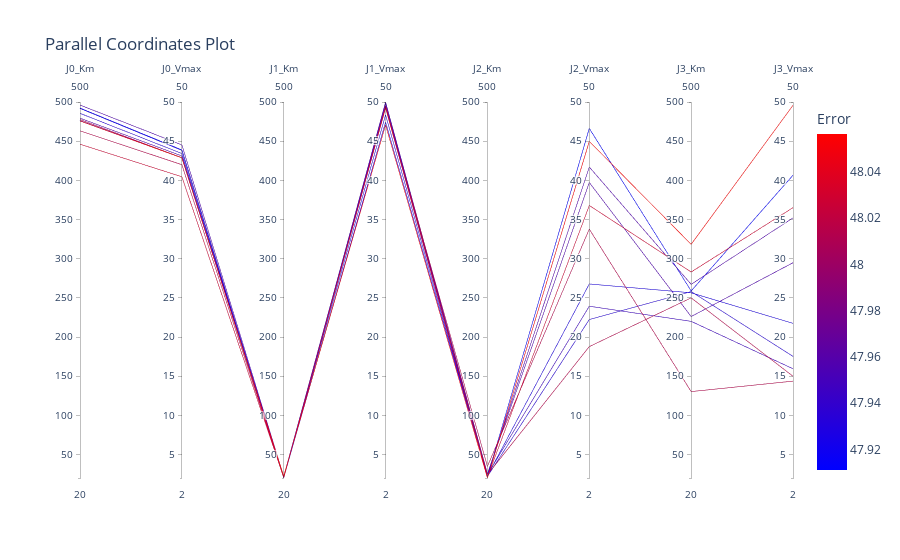

The notebook cell this image was saved under:
### Markdown cell above
## Visualise Estimated Parameters

### Code cell
import pandas as pd

# process all_paramset into a dict format to load it onto pandas dataframe
paramset_dict = {}
obj_list = []
paramset_list = []
for i in range(len(all_paramset)):
    paramset, obj = all_paramset[i]
    paramset_list.append(paramset)
    obj_list.append(obj)

paramset_list = np.array(paramset_list)

paramset_dict['error'] = obj_list
for i in range(len(params_name)):
    paramset_dict[params_name[i]] = paramset_list[:,i]

df = pd.DataFrame(paramset_dict)

def generate_min_and_max_bound(bounds, params_name):
    min_bound = {}
    max_bound = {}
    for i, p in enumerate(params_name):
        min_bound[p] = bounds[i][0]
        max_bound[p] = bounds[i][1]
    
    return min_bound, max_bound


def normalize(df: pd.DataFrame, pdf_min, pdf_max):
    result = df.copy()
    for feature_name in df.columns:
        if feature_name != 'error':
            max_value = pdf_max[feature_name]
            min_value = pdf_min[feature_name]
            result[feature_name] = (df[feature_name] - min_value) / (max_value - min_value)
    return result

pdf_min, pdf_max = generate_min_and_max_bound(bounds, params_name)
normalized_df = normalize(df, pdf_min, pdf_max)

use_plotly = True
## You can choose two ways to visualise the data, either by parallel coordinate plot via pandas 
## or by using plotly

if use_plotly:
    import plotly.express as px
    import plotly.graph_objects as go


    def construct_dimensions(df):
        # in the future, use pdf_min[feature_name], pdf_max[feature_name] to construct the range of the feature
        # this needs original df values
        dimensions = []
        for feature_name in df.columns:
            if feature_name != 'error':
                dimensions.append(
                    dict(range=[pdf_min[feature_name], pdf_max[feature_name]], label=feature_name, values=df[feature_name]))
        return dimensions


    fig = go.Figure(data=go.Parcoords(line=dict(
        color=normalized_df['error'], colorscale=px.colors.sequential.Bluered, showscale=True, colorbar=dict(title='Error')), 
        dimensions=construct_dimensions(df)),
        layout=go.Layout(title='Parallel Coordinates Plot'))

    fig.show()
else:
    pd.plotting.parallel_coordinates(normalized_df, 'error', colormap='viridis')
    plt.gca().legend_.remove()

### Figure 1 — Plotly figure (JSON) as saved in the notebook; plotly's stock layout.template omitted (floating-point values rounded to 4 significant figures)
{"data": [{"dimensions": [{"label": "J0_Km", "range": [20, 500], "values": [476.2, 475.8, 491.8, 485.5, 492.3, 477.6, 463.2, 496.1, 446.1, 479.4]}, {"label": "J0_Vmax", "range": [2, 50], "values": [42.89, 42.87, 43.83, 43.42, 43.88, 42.88, 42.0, 44.53, 40.46, 43.11]}, {"label": "J1_Km", "range": [20, 500], "values": [20.86, 22.36, 20.67, 21.57, 20.19, 20.58, 20.41, 21.58, 20.89, 20.83]}, {"label": "J1_Vmax", "range": [2, 50], "values": [49.81, 47.06, 47.42, 48.35, 49.93, 49.39, 49.53, 49.97, 49.24, 49.38]}, {"label": "J2_Km", "range": [20, 500], "values": [24.46, 20.01, 22.76, 22.07, 21.4, 34.88, 24.29, 25.37, 21.09, 24.4]}, {"label": "J2_Vmax", "range": [2, 50], "values": [23.93, 44.97, 26.77, 22.23, 46.63, 33.77, 18.77, 39.73, 36.79, 41.7]}, {"label": "J3_Km", "range": [20, 500], "values": [220.0, 318.3, 256.4, 258.0, 258.8, 130.3, 250.0, 226.1, 283.0, 267.2]}, {"label": "J3_Vmax", "range": [2, 50], "values": [15.95, 49.58, 21.74, 17.53, 40.66, 14.37, 14.99, 29.48, 36.51, 35.2]}], "line": {"color": [47.95, 48.06, 47.93, 47.93, 47.91, 48.01, 48.02, 47.96, 48.03, 47.96], "colorbar": {"title": {"text": "Error"}}, "colorscale": [[0, "rgb(0,0,255)"], [1, "rgb(255,0,0)"]], "showscale": true}, "type": "parcoords"}], "layout": {"title": {"text": "Parallel Coordinates Plot"}}}
